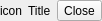
<?xml version="1.0" encoding="UTF-8"?>
<ui version="4.0">
 <class>GTitleDialogNormal</class>
 <widget class="QWidget" name="GTitleDialogNormal">
  <property name="geometry">
   <rect>
    <x>0</x>
    <y>0</y>
    <width>92</width>
    <height>21</height>
   </rect>
  </property>
  <property name="minimumSize">
   <size>
    <width>0</width>
    <height>0</height>
   </size>
  </property>
  <property name="windowTitle">
   <string>Form</string>
  </property>
  <layout class="QGridLayout" name="gridLayout">
   <property name="leftMargin">
    <number>0</number>
   </property>
   <property name="topMargin">
    <number>0</number>
   </property>
   <property name="rightMargin">
    <number>0</number>
   </property>
   <property name="bottomMargin">
    <number>0</number>
   </property>
   <item row="0" column="0">
    <layout class="QHBoxLayout" name="m_mainLayout" stretch="0,1,0">
     <item>
      <widget class="QLabel" name="m_iconLabel">
       <property name="text">
        <string>icon</string>
       </property>
      </widget>
     </item>
     <item>
      <widget class="QLabel" name="m_titleLabel">
       <property name="text">
        <string>Title</string>
       </property>
      </widget>
     </item>
     <item>
      <widget class="QToolButton" name="m_closeButton">
       <property name="cursor">
        <cursorShape>PointingHandCursor</cursorShape>
       </property>
       <property name="text">
        <string>Close</string>
       </property>
      </widget>
     </item>
    </layout>
   </item>
  </layout>
 </widget>
 <resources/>
 <connections/>
</ui>
